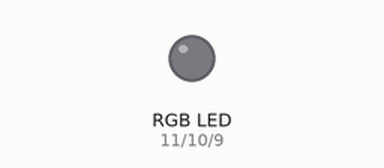
A sketch run on a simulated Arduino Uno, built with avr-gcc and run on an emulated ATmega328P. Parts: an RGB LED mixed from three pins (HIGH = lit).

Above: at 0.05 s.
At 3.65 s:
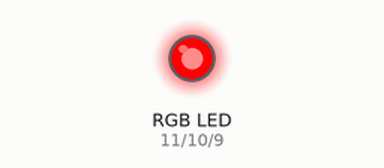
At 4.25 s:
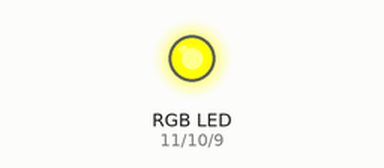
At 4.9 s:
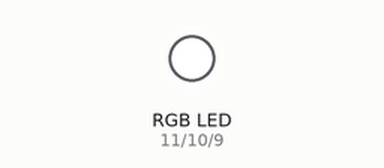
At 5.5 s:
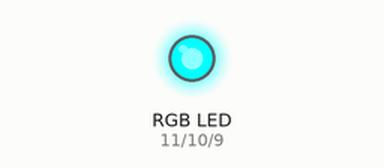
At 6.15 s:
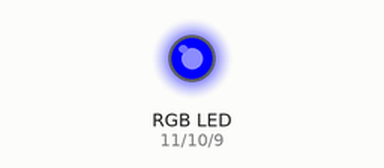
Timing chart, 0 to 8.0 s (numbered marks = the images above):
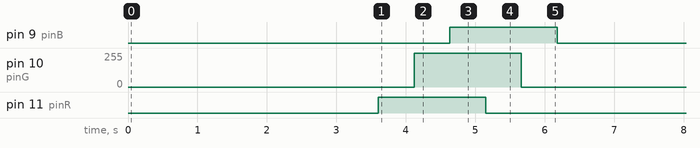

The sketch:

RGBled.ino
```cpp
const int pinR = 11;
const int pinG = 10;
const int pinB = 9;

void setup() {
  // put your setup code here, to run once:
  pinMode(pinR, OUTPUT);
  pinMode(pinG, OUTPUT);
  pinMode(pinB, OUTPUT);
}

void brightenLed(int pwmPin) {
    for (int brightness = 0; brightness <= 255; brightness++) {
        analogWrite(pwmPin, brightness);
        delay(2); // Vänta 2 millisekunder mellan varje ökning
    }
}

void dimLed(int pwmPin) {
    for (int brightness = 255; brightness >= 0; brightness--) {
        analogWrite(pwmPin, brightness);
        delay(2); // Vänta 2 millisekunder mellan varje minskning
    }
}

void loop() {
  // put your main code here, to run repeatedly:
  brightenLed(pinR);
  dimLed(pinR);
  brightenLed(pinG);
  dimLed(pinG);
  brightenLed(pinB);
  dimLed(pinB);


  brightenLed(pinR);
  brightenLed(pinG);
  brightenLed(pinB);
  dimLed(pinR);
  dimLed(pinG);
  dimLed(pinB);
}
```

Measured:
- by itself, pin 9 (pinB), pin 11 (pinR): alternates HIGH for 1.5 s and LOW for 4.6 s
- by itself, pin 10 (pinG): alternates 255/255 for 1.5 s and 0/255 for 4.6 s
